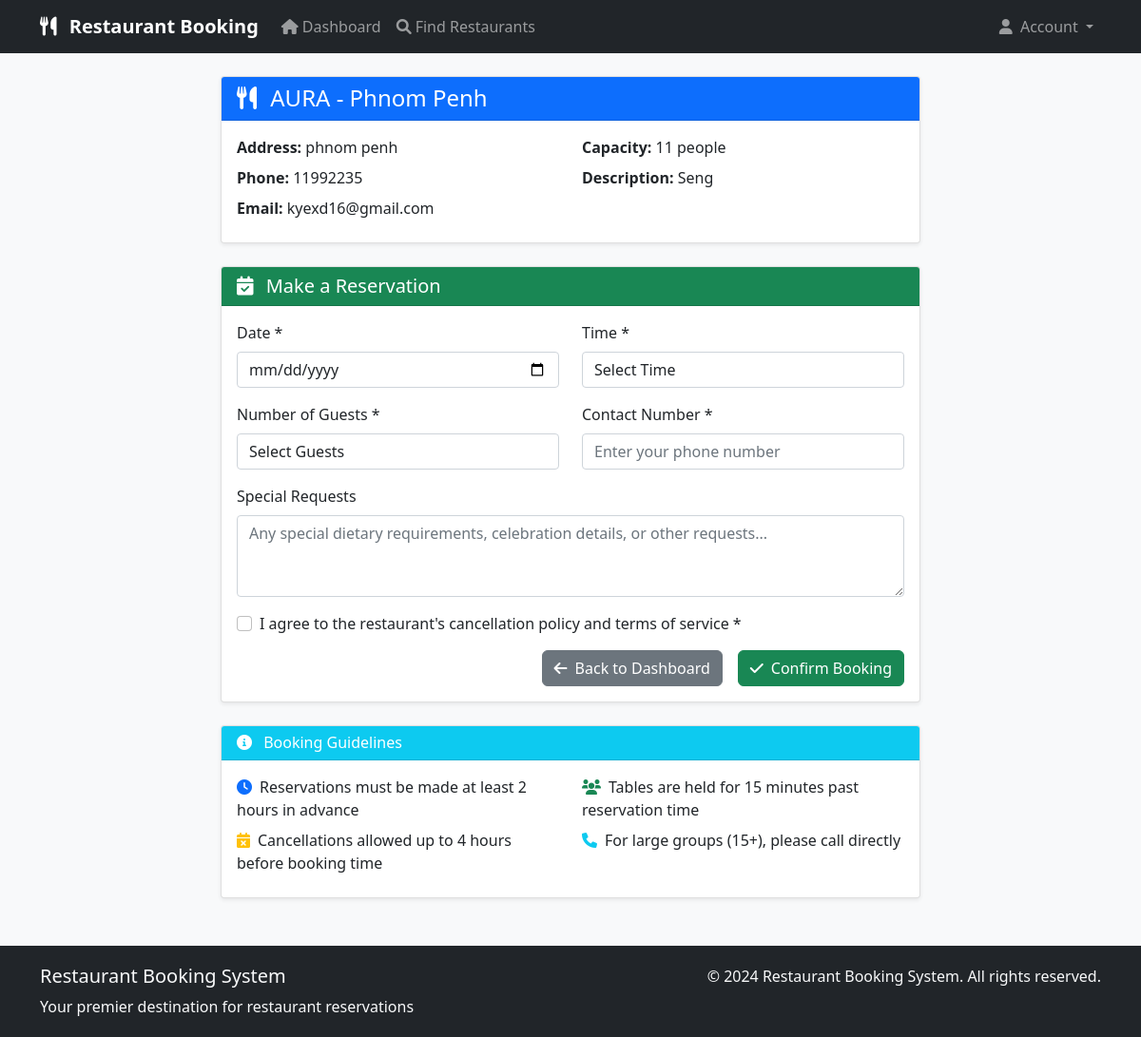
Page /book/2 (signed in) on the committed database.
### models/restaurant.py (models this page shows, shortened)
class Restaurant(db.Model):
    id = db.Column(db.Integer, primary_key=True)
    name = db.Column(db.String(120), nullable=False)
    description = db.Column(db.Text)
    location = db.Column(db.String(200), nullable=False)
    phone = db.Column(db.String(20))
    email = db.Column(db.String(120))
    capacity = db.Column(db.Integer, default=50)
    image = db.Column(db.String(255))  # Store filename
    created_at = db.Column(db.DateTime, default=datetime.utcnow)
    bookings = db.relationship('Booking', backref='restaurant', lazy=True, cascade='all, delete-orphan')

### app.py (the view, shortened to what this page needs)
    @app.route('/book/<int:restaurant_id>', methods=['GET', 'POST'])
    @login_required
    def book_restaurant(restaurant_id):
        restaurant = Restaurant.query.get_or_404(restaurant_id)
        return render_template('user/booking.html', restaurant=restaurant)

### templates/user/booking.html (shortened to what this page needs)
{% extends "user/base.html" %}
{% block content %}
<div class="container mt-4">
    <div class="row justify-content-center">
        <div class="col-md-8">
            <div class="card mb-4">
                <div class="card-header bg-primary text-white">
                    <h4 class="mb-0">
                        <i class="fas fa-utensils me-2"></i>
                        {{ restaurant.name }}
                    </h4>
                </div>
                <div class="card-body">
                    <div class="row">
                        <div class="col-md-6">
                            <p class="mb-2"><strong>Address:</strong> {{ restaurant.location }}</p>
                            <p class="mb-2"><strong>Phone:</strong> {{ restaurant.phone }}</p>
                            <p class="mb-2"><strong>Email:</strong> {{ restaurant.email }}</p>
                        </div>
                        <div class="col-md-6">
                            <p class="mb-2"><strong>Capacity:</strong> {{ restaurant.capacity }} people</p>
                            <p class="mb-0"><strong>Description:</strong> {{ restaurant.description }}</p>
                        </div>
                    </div>
                </div>
            </div>
            <div class="card">
                <div class="card-header bg-success text-white">
                    <h5 class="mb-0">
                        <i class="fas fa-calendar-check me-2"></i>
                        Make a Reservation
                    </h5>
                </div>
                <div class="card-body">
                    <form method="POST" action="{{ url_for('book_restaurant', restaurant_id=restaurant.id) }}">
                        <div class="row">
                            <div class="col-md-6 mb-3">
                                <label for="booking_date" class="form-label">Date *</label>
                                <input type="date" class="form-control" id="booking_date" name="booking_date" required>
                            </div>
                            <div class="col-md-6 mb-3">
                                <label for="booking_time" class="form-label">Time *</label>
                                <select class="form-control" id="booking_time" name="booking_time" required>
                                    <option value="">Select Time</option>
                                </select>
                            </div>
                        </div>
                        <div class="row">
                            <div class="col-md-6 mb-3">
                                <label for="guests" class="form-label">Number of Guests *</label>
                                <select class="form-control" id="guests" name="guests" required>
                                    <option value="">Select Guests</option>
                                </select>
                            </div>
                            <div class="col-md-6 mb-3">
                                <label for="phone" class="form-label">Contact Number *</label>
                                <input type="tel" class="form-control" id="phone" name="phone"
                                       placeholder="Enter your phone number" required>
                            </div>
                        </div>
                        <div class="mb-3">
                            <label for="special_requests" class="form-label">Special Requests</label>
                            <textarea class="form-control" id="special_requests" name="special_requests"
                                      rows="3" placeholder="Any special dietary requirements, celebration details, or other requests..."></textarea>
                        </div>
                        <div class="mb-3">
                            <div class="form-check">
                                <input class="form-check-input" type="checkbox" id="terms" name="terms" required>
                                <label class="form-check-label" for="terms">
                                    I agree to the restaurant's cancellation policy and terms of service *
                                </label>
                            </div>
                        </div>
                        <div class="d-grid gap-2 d-md-flex justify-content-md-end">
                            <a href="{{ url_for('user_dashboard') }}" class="btn btn-secondary me-md-2">
                                <i class="fas fa-arrow-left me-2"></i>Back to Dashboard
                            </a>
                            <button type="submit" class="btn btn-success">
                                <i class="fas fa-check me-2"></i>Confirm Booking
                            </button>
                        </div>
                    </form>
                </div>
            </div>
            <div class="card mt-4">
                <div class="card-header bg-info text-white">
                    <h6 class="mb-0">
                        <i class="fas fa-info-circle me-2"></i>
                        Booking Guidelines
                    </h6>
                </div>
                <div class="card-body">
                    <div class="row">
                        <div class="col-md-6">
                            <ul class="list-unstyled mb-0">
                                <li class="mb-2"><i class="fas fa-clock text-primary me-2"></i>Reservations must be made at least 2 hours in advance</li>
                                <li class="mb-2"><i class="fas fa-calendar-times text-warning me-2"></i>Cancellations allowed up to 4 hours before booking time</li>
                            </ul>
                        </div>
                        <div class="col-md-6">
                            <ul class="list-unstyled mb-0">
                                <li class="mb-2"><i class="fas fa-users text-success me-2"></i>Tables are held for 15 minutes past reservation time</li>
                                <li class="mb-0"><i class="fas fa-phone text-info me-2"></i>For large groups (15+), please call directly</li>
                            </ul>
                        </div>
                    </div>
                </div>
            </div>
        </div>
    </div>
</div>
{% endblock %}

### templates/user/base.html (style rules this page uses)
body { background-color: #f8f9fa; }
.card { box-shadow: 0 0.125rem 0.25rem rgba(0, 0, 0, 0.075); border: 1px solid rgba(0, 0, 0, 0.125); }
.btn { border-radius: 0.375rem; }

### rows in the picture
Restaurant: name "AURA - Phnom Penh", location "phnom penh", phone "11992235", email "kyexd16@gmail.com", capacity "11", description "Seng"

### other values in the picture
{{ session.get('user_name', 'Account') }} "Account"
